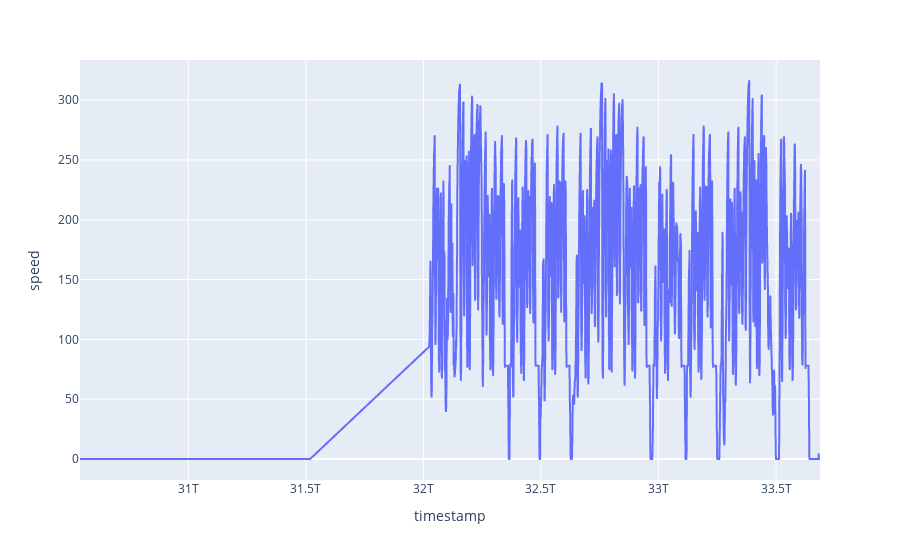

The notebook cell this image was saved under:
### Code cell
telemetry = session.get_data("CarData.z")


import plotly.express as px
import pandas as pd

df_viz = telemetry[telemetry["DriverNo"] == "31"]
df_viz["timestamp"] = pd.to_timedelta(df_viz["timestamp"])

px.line(
    df_viz[-10000:-1],
    x = "timestamp",
    y = "speed"
)

# import matplotlib.pyplot as plt

# plt.plot(
#     df_viz["timestamp"],
#     df_viz["speed"]
# )

### Figure 1 — Plotly figure (JSON) as saved in the notebook; plotly's stock layout.template omitted (floating-point values rounded to 4 significant figures; data arrays with more than 128 entries replaced by an {"elided": "..."} marker saying what was removed)
{"data": [{"hovertemplate": "timestamp=%{x}<br>speed=%{y}<extra></extra>", "legendgroup": "", "line": {"color": "#636efa", "dash": "solid"}, "marker": {"symbol": "circle"}, "mode": "lines", "name": "", "showlegend": false, "type": "scattergl", "x": {"elided": "9999 int values"}, "xaxis": "x", "y": {"elided": "9999 int values"}, "yaxis": "y"}], "layout": {"legend": {"tracegroupgap": 0}, "margin": {"t": 60}, "xaxis": {"anchor": "y", "domain": [0, 1], "title": {"text": "timestamp"}}, "yaxis": {"anchor": "x", "domain": [0, 1], "title": {"text": "speed"}}}}
